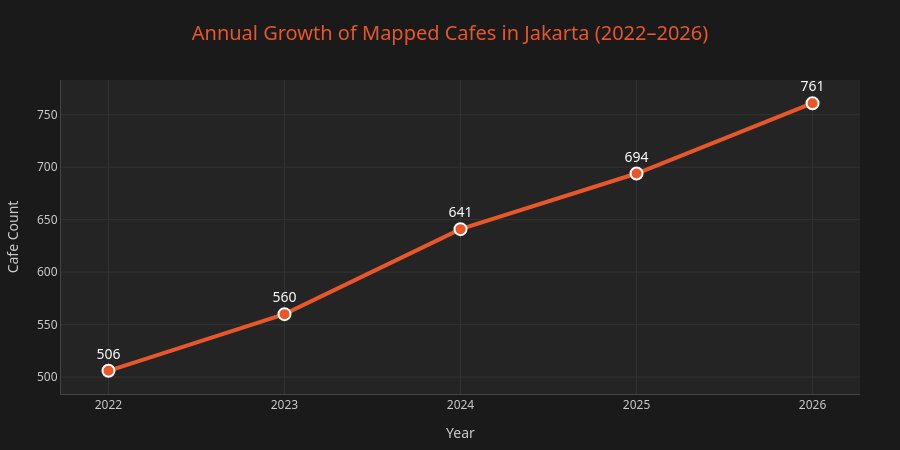

The notebook cell saved with this chart:
### Code cell
#graph for annual growth
growth_total = df_jakarta_growth.groupby('snapshot_year').size().reset_index(name='jumlah_kafe')

fig_line_total = px.line(
    growth_total,
    x='snapshot_year',
    y='jumlah_kafe',
    markers=True,
    text='jumlah_kafe',
    hover_data={'snapshot_year': True, 'jumlah_kafe': True},
    labels={
        'snapshot_year': 'Year',
        'jumlah_kafe': 'Total Recorded Cafe'
    },
    title='Annual Growth of Mapped Cafes in Jakarta (2022–2026)'
)

fig_line_total.update_traces(
    line=dict(width=4, color='#E8572A'),
    marker=dict(size=12, opacity=1, line=dict(width=2, color='white')),
    textposition='top center',
    textfont=dict(size=14, color='white', family='Segoe UI')
)
fig_line_total.update_layout(
    paper_bgcolor='#1a1a1a',
    plot_bgcolor='#242424',
    font_color='#cccccc',
    font_family='"Segoe UI", sans-serif',
    height=450,
    margin=dict(t=80, b=40, l=60, r=40),
    title_font_color='#E8572A',
    title_font_size=20,
    title_x=0.5
)

fig_line_total.update_xaxes(
    gridcolor='#333', 
    linecolor='#444', 
    dtick=1,
    title_text='Year'
)
fig_line_total.update_yaxes(
    gridcolor='#333', 
    linecolor='#444',
    title_text='Cafe Count'
)

fig_line_total.show()

### Figure 1 — Plotly figure (JSON) as saved in the notebook; plotly's stock layout.template omitted (floating-point values rounded to 4 significant figures)
{"data": [{"hovertemplate": "Year=%{x}<br>Total Recorded Cafe=%{text}<extra></extra>", "legendgroup": "", "line": {"color": "#E8572A", "dash": "solid", "width": 4}, "marker": {"line": {"color": "white", "width": 2}, "opacity": 1, "size": 12, "symbol": "circle"}, "mode": "lines+markers+text", "name": "", "orientation": "v", "showlegend": false, "text": [506.0, 560.0, 641.0, 694.0, 761.0], "textfont": {"color": "white", "family": "Segoe UI", "size": 14}, "textposition": "top center", "type": "scatter", "x": [2022, 2023, 2024, 2025, 2026], "xaxis": "x", "y": [506, 560, 641, 694, 761], "yaxis": "y"}], "layout": {"font": {"color": "#cccccc", "family": "\"Segoe UI\", sans-serif"}, "height": 450, "legend": {"tracegroupgap": 0}, "margin": {"b": 40, "l": 60, "r": 40, "t": 80}, "paper_bgcolor": "#1a1a1a", "plot_bgcolor": "#242424", "title": {"font": {"color": "#E8572A", "size": 20}, "text": "Annual Growth of Mapped Cafes in Jakarta (2022–2026)", "x": 0.5}, "xaxis": {"anchor": "y", "domain": [0, 1], "dtick": 1, "gridcolor": "#333", "linecolor": "#444", "title": {"text": "Year"}}, "yaxis": {"anchor": "x", "domain": [0, 1], "gridcolor": "#333", "linecolor": "#444", "title": {"text": "Cafe Count"}}}}
